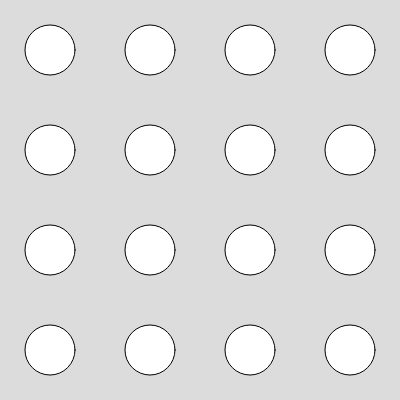
Frame 1 (no input)
Frame 60 (no input): identical to frame 1, image omitted
Frame 120 (the mouse pressed at the canvas centre since frame 60): identical to frame 1, image omitted

The p5.js sketch that drew this single still picture (run headless with seeded random() and noise() and a simulated clock; from frame 60 on, the mouse is pressed at the canvas centre):

// p5.js sketch
// ── sketch.js
let move = 0;

function setup() {
  createCanvas(400, 400);
  // console.log(width)
}

function draw() {
  background(220);

  for (let p = 50; p < width; p += 100) {
    for (let q = 50; q < height; q += 100) {
      circle(p, q, 50);
    }
  }

}
